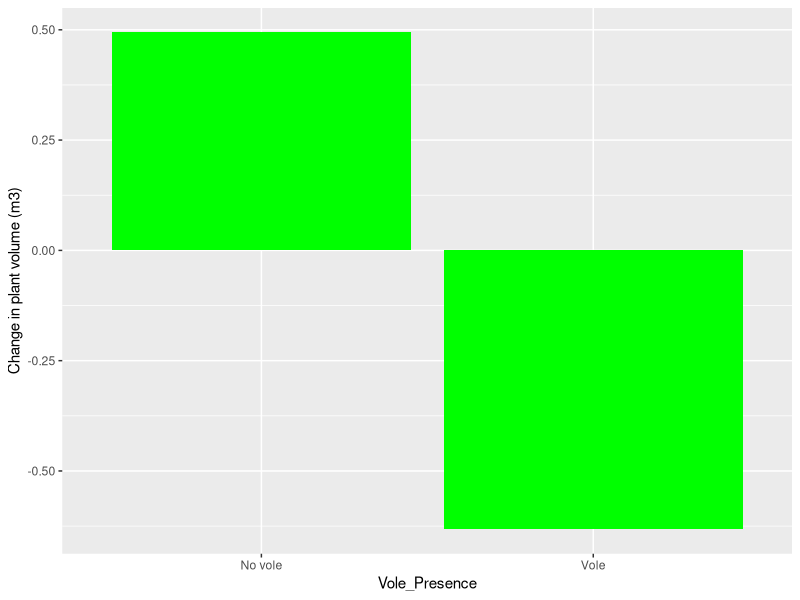
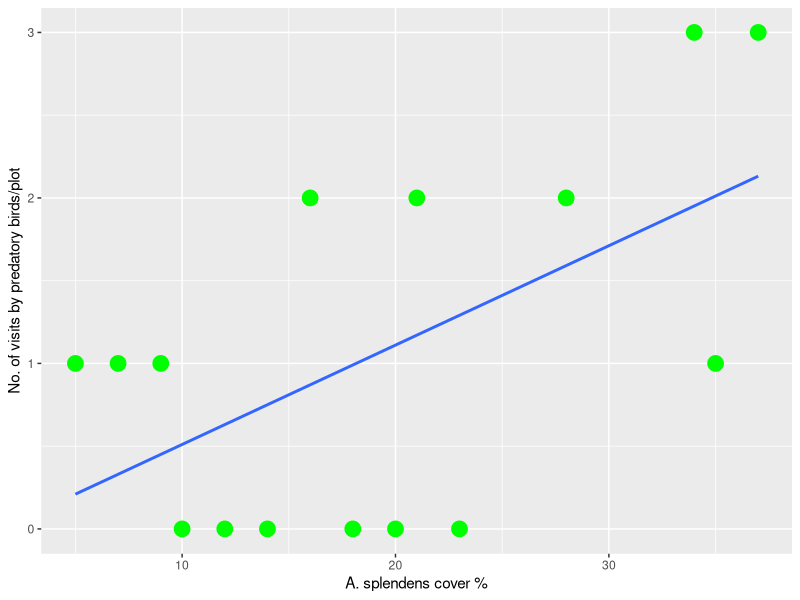
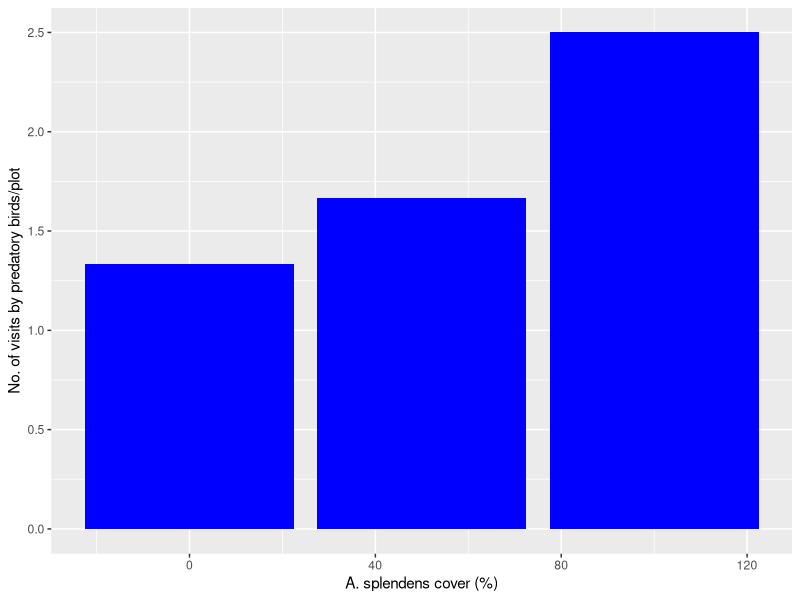
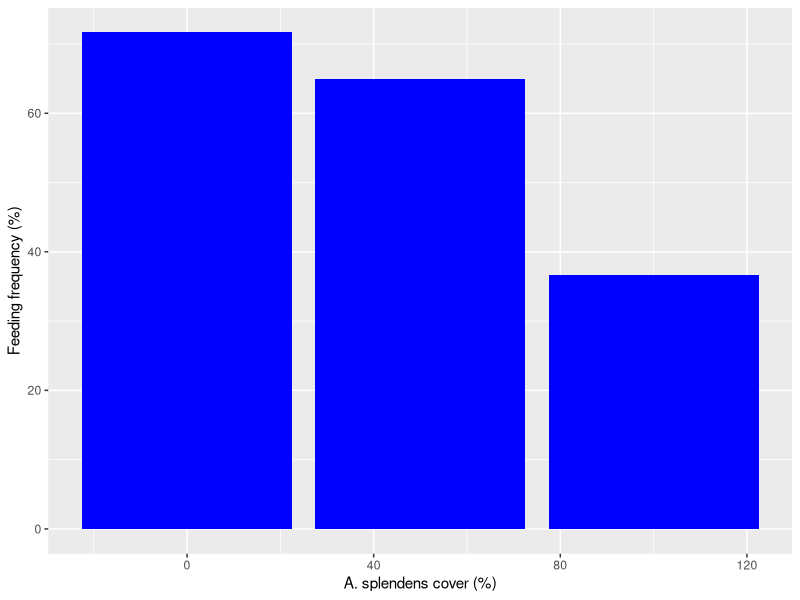
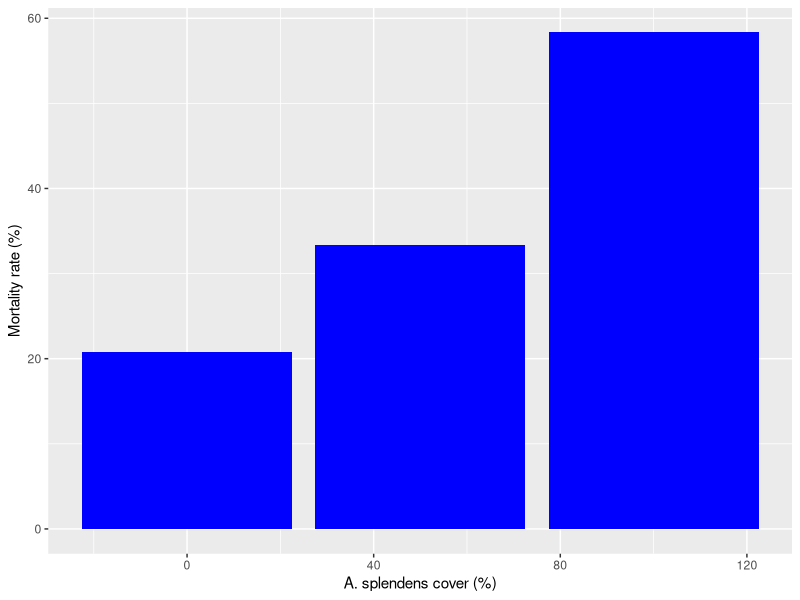

Source code (R) for these figures, in order: (Note: this script raises an error after producing the figures.)
## ---- chunk 1
knitr::opts_chunk$set(echo = TRUE)
## ---- chunk 2
library(dplyr)
library(tidyverse)
d <- read.csv("Ecosystem_engineers_and_predation_risk_data_-.csv")
head(d)

## ---- chunk 3

library(ggplot2)
library(ggpubr)

l <- lm(data = d, Final_plantvol ~ Vole_Presence)
summary(l)

n <- d %>%
  group_by(Vole_Presence) %>%
  summarise(Change_plantvol = mean(Change_plantvol, na.rm = TRUE))
  
g <- ggplot(n) +
  geom_col(aes(y=Change_plantvol, x=Vole_Presence), fill="green") +
  #geom_errorbar( aes(x=Vole_Presence, ymin=, ymax=), width=0.4, colour="orange", alpha=0.9, size=1.3) + 
ylab("Change in plant volume (m3)")
g

m <- d[c(1:15),c(7,11)] 
m

ggplot(m, aes(x=as.numeric(Plant_cover), y=as.numeric(Birds_total15))) +
  geom_point(colour = "green", size = 5) + 
  geom_smooth(method = "lm", se=FALSE) +
  xlab("A. splendens cover %") + ylab("No. of visits by predatory birds/plot")

  
## ---- chunk 4


o <- d[1:18, 18:24]
o

a <- o %>% group_by(Plant_cover2=as.numeric(Plant_cover2)) %>% 
  summarise(Bird_visit6=mean(as.numeric(Bird_visit6)))

b <- o %>% group_by(Plant_cover2=as.numeric(Plant_cover2)) %>% 
  summarise(Feeding_freq=mean(as.numeric(Feeding_freq))) 

c <- o %>% group_by(Plant_cover2=as.numeric(Plant_cover2)) %>% 
  summarise(Vole_mortality=mean(as.numeric(Vole_mortality)))

g1 <- ggplot(a, aes(x=Plant_cover2, y=Bird_visit6)) +
  geom_col(fill="blue") + 
  xlab("A. splendens cover (%)") + ylab("No. of visits by predatory birds/plot")

g1
g2 <- ggplot(b, aes(x=Plant_cover2, y=Feeding_freq)) +
  geom_col(fill="blue") +
  xlab("A. splendens cover (%)") + ylab("Feeding frequency (%)")
g2
g3 <- ggplot(c, aes(x=Plant_cover2, y=Vole_mortality)) +
  geom_col(fill="blue") +
xlab("A. splendens cover (%)") + ylab("Mortality rate (%)")
g3
chisq.test( y=Bird_visit6, x=Plant_cover2)
